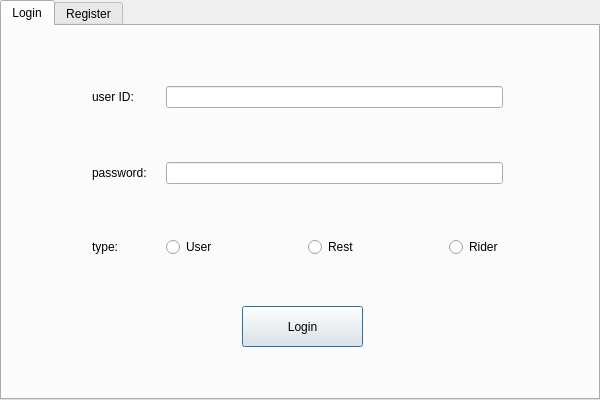
<?xml version="1.0" encoding="UTF-8"?>
<ui version="4.0">
 <class>LoginPage</class>
 <widget class="QDialog" name="LoginPage">
  <property name="geometry">
   <rect>
    <x>0</x>
    <y>0</y>
    <width>600</width>
    <height>400</height>
   </rect>
  </property>
  <property name="minimumSize">
   <size>
    <width>600</width>
    <height>400</height>
   </size>
  </property>
  <property name="windowTitle">
   <string>Dialog</string>
  </property>
  <widget class="QTabWidget" name="tabWidget">
   <property name="geometry">
    <rect>
     <x>0</x>
     <y>0</y>
     <width>600</width>
     <height>400</height>
    </rect>
   </property>
   <property name="minimumSize">
    <size>
     <width>600</width>
     <height>400</height>
    </size>
   </property>
   <property name="currentIndex">
    <number>0</number>
   </property>
   <widget class="QWidget" name="tab">
    <attribute name="title">
     <string>Login</string>
    </attribute>
    <widget class="QPushButton" name="Login">
     <property name="geometry">
      <rect>
       <x>240</x>
       <y>280</y>
       <width>121</width>
       <height>41</height>
      </rect>
     </property>
     <property name="text">
      <string>Login</string>
     </property>
    </widget>
    <widget class="QWidget" name="formLayoutWidget">
     <property name="geometry">
      <rect>
       <x>90</x>
       <y>60</y>
       <width>411</width>
       <height>171</height>
      </rect>
     </property>
     <layout class="QFormLayout" name="formLayout">
      <item row="0" column="0">
       <widget class="QLabel" name="label_ID">
        <property name="text">
         <string>user ID:     </string>
        </property>
       </widget>
      </item>
      <item row="0" column="1">
       <widget class="QLineEdit" name="lineEdit_ID"/>
      </item>
      <item row="1" column="1">
       <spacer name="verticalSpacer">
        <property name="orientation">
         <enum>Qt::Vertical</enum>
        </property>
        <property name="sizeHint" stdset="0">
         <size>
          <width>20</width>
          <height>40</height>
         </size>
        </property>
       </spacer>
      </item>
      <item row="2" column="0">
       <widget class="QLabel" name="label_passwd">
        <property name="text">
         <string>password:    </string>
        </property>
       </widget>
      </item>
      <item row="2" column="1">
       <widget class="QLineEdit" name="lineEdit_passwd"/>
      </item>
      <item row="4" column="0">
       <widget class="QLabel" name="label_type">
        <property name="text">
         <string>type:    </string>
        </property>
       </widget>
      </item>
      <item row="4" column="1">
       <layout class="QHBoxLayout" name="horizontalLayout">
        <item>
         <widget class="QRadioButton" name="radioButton_user">
          <property name="text">
           <string>User</string>
          </property>
         </widget>
        </item>
        <item>
         <spacer name="horizontalSpacer">
          <property name="orientation">
           <enum>Qt::Horizontal</enum>
          </property>
          <property name="sizeHint" stdset="0">
           <size>
            <width>40</width>
            <height>20</height>
           </size>
          </property>
         </spacer>
        </item>
        <item>
         <widget class="QRadioButton" name="radioButton_rest">
          <property name="text">
           <string>Rest</string>
          </property>
         </widget>
        </item>
        <item>
         <spacer name="horizontalSpacer_2">
          <property name="orientation">
           <enum>Qt::Horizontal</enum>
          </property>
          <property name="sizeHint" stdset="0">
           <size>
            <width>40</width>
            <height>20</height>
           </size>
          </property>
         </spacer>
        </item>
        <item>
         <widget class="QRadioButton" name="radioButton_rider">
          <property name="text">
           <string>Rider</string>
          </property>
         </widget>
        </item>
       </layout>
      </item>
      <item row="3" column="1">
       <spacer name="verticalSpacer_2">
        <property name="orientation">
         <enum>Qt::Vertical</enum>
        </property>
        <property name="sizeHint" stdset="0">
         <size>
          <width>20</width>
          <height>40</height>
         </size>
        </property>
       </spacer>
      </item>
     </layout>
    </widget>
   </widget>
   <widget class="QWidget" name="tab_2">
    <attribute name="title">
     <string>Register</string>
    </attribute>
    <widget class="QWidget" name="formLayoutWidget_2">
     <property name="geometry">
      <rect>
       <x>90</x>
       <y>60</y>
       <width>411</width>
       <height>171</height>
      </rect>
     </property>
     <layout class="QFormLayout" name="formLayout_2">
      <item row="0" column="0">
       <widget class="QLabel" name="label_ID_">
        <property name="text">
         <string>user ID:     </string>
        </property>
       </widget>
      </item>
      <item row="0" column="1">
       <widget class="QLineEdit" name="lineEdit_ID_"/>
      </item>
      <item row="1" column="1">
       <spacer name="verticalSpacer_4">
        <property name="orientation">
         <enum>Qt::Vertical</enum>
        </property>
        <property name="sizeHint" stdset="0">
         <size>
          <width>20</width>
          <height>40</height>
         </size>
        </property>
       </spacer>
      </item>
      <item row="2" column="0">
       <widget class="QLabel" name="label_passwd_">
        <property name="text">
         <string>password:   </string>
        </property>
       </widget>
      </item>
      <item row="2" column="1">
       <widget class="QLineEdit" name="lineEdit_passwd_"/>
      </item>
      <item row="3" column="1">
       <spacer name="verticalSpacer_6">
        <property name="orientation">
         <enum>Qt::Vertical</enum>
        </property>
        <property name="sizeHint" stdset="0">
         <size>
          <width>20</width>
          <height>40</height>
         </size>
        </property>
       </spacer>
      </item>
      <item row="4" column="0">
       <widget class="QLabel" name="label_type_">
        <property name="text">
         <string>type:  </string>
        </property>
       </widget>
      </item>
      <item row="4" column="1">
       <layout class="QHBoxLayout" name="horizontalLayout_2">
        <item>
         <widget class="QRadioButton" name="radioButton_user_">
          <property name="text">
           <string>User</string>
          </property>
         </widget>
        </item>
        <item>
         <spacer name="horizontalSpacer_3">
          <property name="orientation">
           <enum>Qt::Horizontal</enum>
          </property>
          <property name="sizeHint" stdset="0">
           <size>
            <width>40</width>
            <height>20</height>
           </size>
          </property>
         </spacer>
        </item>
        <item>
         <widget class="QRadioButton" name="radioButton_rest_">
          <property name="text">
           <string>Rest</string>
          </property>
         </widget>
        </item>
        <item>
         <spacer name="horizontalSpacer_4">
          <property name="orientation">
           <enum>Qt::Horizontal</enum>
          </property>
          <property name="sizeHint" stdset="0">
           <size>
            <width>40</width>
            <height>20</height>
           </size>
          </property>
         </spacer>
        </item>
        <item>
         <widget class="QRadioButton" name="radioButton_rider_">
          <property name="text">
           <string>Rider</string>
          </property>
         </widget>
        </item>
       </layout>
      </item>
     </layout>
    </widget>
    <widget class="QPushButton" name="Register">
     <property name="geometry">
      <rect>
       <x>240</x>
       <y>280</y>
       <width>121</width>
       <height>41</height>
      </rect>
     </property>
     <property name="text">
      <string>Register</string>
     </property>
    </widget>
   </widget>
  </widget>
 </widget>
 <resources/>
 <connections/>
</ui>
